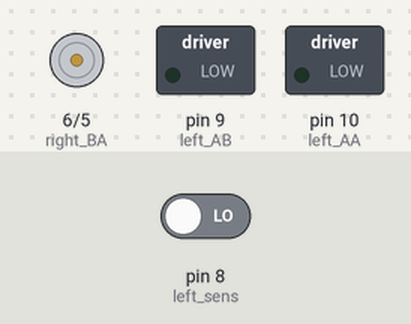
This sketch was run on a simulated Arduino Uno, built with avr-gcc and run on an emulated ATmega328P. Parts: motor-driver pin pairs drawn as motors (green arrow = first pin HIGH = forward, orange = second pin HIGH = backward, longer = more drive), switched loads named in the sketch (green lamp = pin HIGH). The inputs (shaded band) are chosen by the test bench; at power-on: pin 8 (left_sens) LOW.

Above: at 4.8 s.
4.9 s: pin 8 (left_sens) driven HIGH
At 7.0 s:
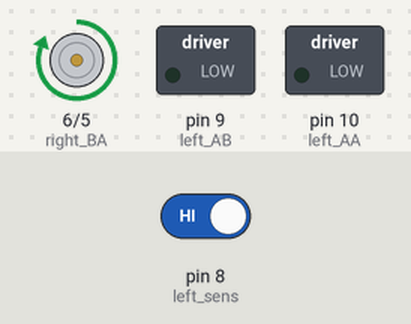
10.9 s: pin 8 (left_sens) driven LOW
At 12.7 s:
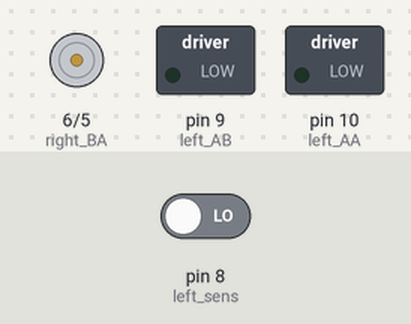
Timing chart, 0 to 14.2 s (numbered marks = the images above; inputs shaded):
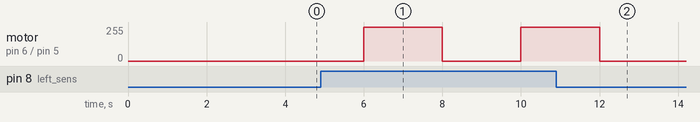

Measured:
- after the input at 4.9 s, motor on pin 6 (right_BA) / pin 5 (right_BB): stopped → forward 255/255 after 1.1 s, → stopped 2.0 s later, → forward 255/255 2.0 s later
- after the input at 10.9 s, motor on pin 6 (right_BA) / pin 5 (right_BB): goes on until 12.0 s, then stays stopped

The sketch:

Robot_sketch.ino
```cpp
  // right motor B pins
  const int right_BB = 5;
  const int right_BA = 6;

  // left motor A pins
  const int left_AB = 9;
  const int left_AA = 10;

  //IR sensor input pins
  const int right_sens = 7;
  const int left_sens = 8;


void setup() {
  // put your setup code here, to run once:
  // serial bits
  Serial.begin(9600);
  // Pin setup
  // Motors
  pinMode(right_BB, OUTPUT);
  pinMode(right_BA, OUTPUT);

  pinMode(left_AB, OUTPUT);
  pinMode(left_AA, OUTPUT);

}

void loop() {
  // put your main code here, to run repeatedly:
  if(digitalRead(left_sens)==HIGH){
    digitalWrite(right_BB, LOW);
    digitalWrite(right_BA, HIGH);
    digitalWrite(left_AA, LOW);
    digitalWrite(left_AB, LOW);
  delay(2000);
    }
    digitalWrite(right_BB, LOW);
    digitalWrite(right_BA, LOW);
    delay(2000);
 /*
  //analogWrite(left_BB, 255);
  //analogWrite(left_BA, 0);

  digitalWrite(right_BB, LOW);
  digitalWrite(right_BA, HIGH);

  //analogWrite(right_AA, 255);
  //analogWrite(right_AB, 0);

  digitalWrite(left_AB, HIGH);
  digitalWrite(left_AA, LOW);

  delay(1000);
  digitalWrite(right_BB, LOW);
  digitalWrite(right_BA, LOW);

  //analogWrite(right_AA, 255);
  //analogWrite(right_AB, 0);

  digitalWrite(left_AB, LOW);
  digitalWrite(left_AA, LOW);

  delay(1000);
*/
}
```
